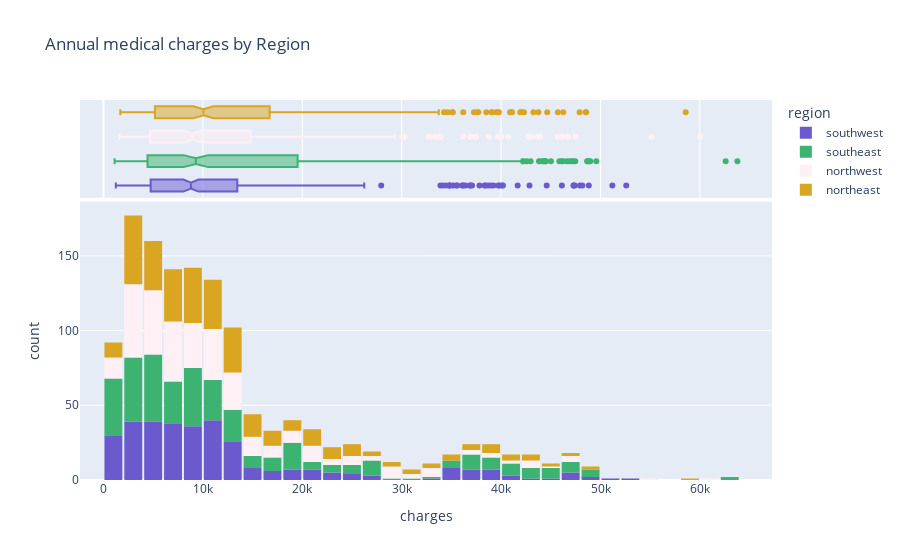

The notebook cell this image was saved under:
### Code cell
#distribution by region

fig=px.histogram(medical_df,x='charges',marginal='box',color='region',color_discrete_sequence=['#6a5acd','#3cb371','#fff0f5','#daa520'],title='Annual medical charges by Region')
fig.update_layout(bargap=0.1)
fig.show()

### Figure 1 — Plotly figure (JSON) as saved in the notebook; plotly's stock layout.template omitted (floating-point values rounded to 4 significant figures; data arrays with more than 128 entries replaced by an {"elided": "..."} marker saying what was removed)
{"data": [{"alignmentgroup": "True", "bingroup": "x", "hovertemplate": "region=southwest<br>charges=%{x}<br>count=%{y}<extra></extra>", "legendgroup": "southwest", "marker": {"color": "#6a5acd", "pattern": {"shape": ""}}, "name": "southwest", "offsetgroup": "southwest", "orientation": "v", "showlegend": true, "type": "histogram", "x": {"elided": "325 float values"}, "xaxis": "x", "yaxis": "y"}, {"alignmentgroup": "True", "hovertemplate": "region=southwest<br>charges=%{x}<extra></extra>", "legendgroup": "southwest", "marker": {"color": "#6a5acd"}, "name": "southwest", "notched": true, "offsetgroup": "southwest", "showlegend": false, "type": "box", "x": {"elided": "325 float values"}, "xaxis": "x2", "yaxis": "y2"}, {"alignmentgroup": "True", "bingroup": "x", "hovertemplate": "region=southeast<br>charges=%{x}<br>count=%{y}<extra></extra>", "legendgroup": "southeast", "marker": {"color": "#3cb371", "pattern": {"shape": ""}}, "name": "southeast", "offsetgroup": "southeast", "orientation": "v", "showlegend": true, "type": "histogram", "x": {"elided": "364 float values"}, "xaxis": "x", "yaxis": "y"}, {"alignmentgroup": "True", "hovertemplate": "region=southeast<br>charges=%{x}<extra></extra>", "legendgroup": "southeast", "marker": {"color": "#3cb371"}, "name": "southeast", "notched": true, "offsetgroup": "southeast", "showlegend": false, "type": "box", "x": {"elided": "364 float values"}, "xaxis": "x2", "yaxis": "y2"}, {"alignmentgroup": "True", "bingroup": "x", "hovertemplate": "region=northwest<br>charges=%{x}<br>count=%{y}<extra></extra>", "legendgroup": "northwest", "marker": {"color": "#fff0f5", "pattern": {"shape": ""}}, "name": "northwest", "offsetgroup": "northwest", "orientation": "v", "showlegend": true, "type": "histogram", "x": {"elided": "325 float values"}, "xaxis": "x", "yaxis": "y"}, {"alignmentgroup": "True", "hovertemplate": "region=northwest<br>charges=%{x}<extra></extra>", "legendgroup": "northwest", "marker": {"color": "#fff0f5"}, "name": "northwest", "notched": true, "offsetgroup": "northwest", "showlegend": false, "type": "box", "x": {"elided": "325 float values"}, "xaxis": "x2", "yaxis": "y2"}, {"alignmentgroup": "True", "bingroup": "x", "hovertemplate": "region=northeast<br>charges=%{x}<br>count=%{y}<extra></extra>", "legendgroup": "northeast", "marker": {"color": "#daa520", "pattern": {"shape": ""}}, "name": "northeast", "offsetgroup": "northeast", "orientation": "v", "showlegend": true, "type": "histogram", "x": {"elided": "324 float values"}, "xaxis": "x", "yaxis": "y"}, {"alignmentgroup": "True", "hovertemplate": "region=northeast<br>charges=%{x}<extra></extra>", "legendgroup": "northeast", "marker": {"color": "#daa520"}, "name": "northeast", "notched": true, "offsetgroup": "northeast", "showlegend": false, "type": "box", "x": {"elided": "324 float values"}, "xaxis": "x2", "yaxis": "y2"}], "layout": {"bargap": 0.1, "barmode": "relative", "legend": {"title": {"text": "region"}, "tracegroupgap": 0}, "title": {"text": "Annual medical charges by Region"}, "xaxis": {"anchor": "y", "domain": [0, 1], "title": {"text": "charges"}}, "xaxis2": {"anchor": "y2", "domain": [0, 1], "matches": "x", "showgrid": true, "showticklabels": false}, "yaxis": {"anchor": "x", "domain": [0, 0.7326], "title": {"text": "count"}}, "yaxis2": {"anchor": "x2", "domain": [0.7426, 1], "matches": "y2", "showgrid": false, "showline": false, "showticklabels": false, "ticks": ""}}}
